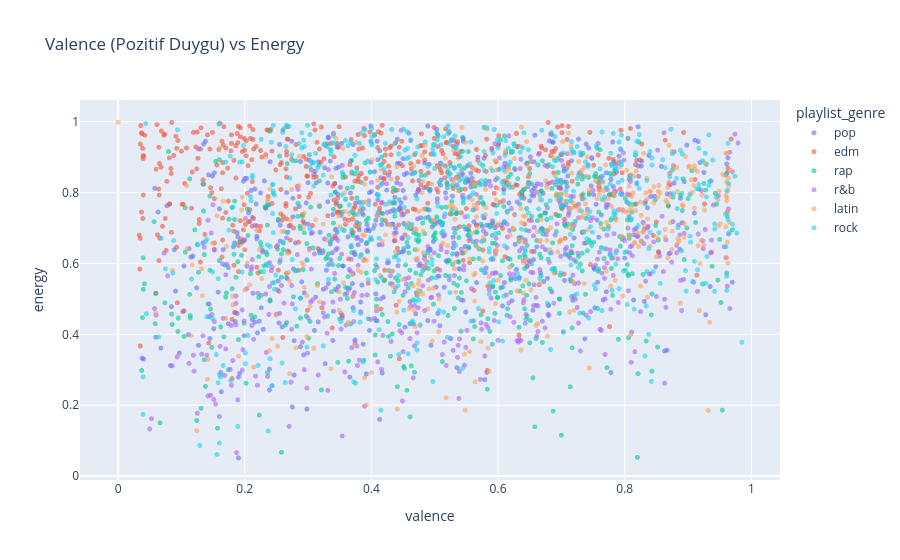

This figure's notebook cell:
### Markdown cell above
### Etkileşimli grafik - Plotly scatter (Bonus)

### Code cell
fig = px.scatter(ornek, x="valence", y="energy", color="playlist_genre",
                 hover_data=["track_name", "track_artist"],
                 title="Valence (Pozitif Duygu) vs Energy")
fig.update_traces(marker=dict(size=5, opacity=0.6))
fig.show()

### Figure 1 — Plotly figure (JSON) as saved in the notebook; plotly's stock layout.template omitted (floating-point values rounded to 4 significant figures; data arrays with more than 128 entries replaced by an {"elided": "..."} marker saying what was removed)
{"data": [{"customdata": {"elided": "497x2 str values"}, "hovertemplate": "playlist_genre=pop<br>valence=%{x}<br>energy=%{y}<br>track_name=%{customdata[0]}<br>track_artist=%{customdata[1]}<extra></extra>", "legendgroup": "pop", "marker": {"color": "#636efa", "opacity": 0.6, "size": 5, "symbol": "circle"}, "mode": "markers", "name": "pop", "showlegend": true, "type": "scattergl", "x": {"elided": "497 float values"}, "xaxis": "x", "y": {"elided": "497 float values"}, "yaxis": "y"}, {"customdata": {"elided": "490x2 str values"}, "hovertemplate": "playlist_genre=edm<br>valence=%{x}<br>energy=%{y}<br>track_name=%{customdata[0]}<br>track_artist=%{customdata[1]}<extra></extra>", "legendgroup": "edm", "marker": {"color": "#EF553B", "opacity": 0.6, "size": 5, "symbol": "circle"}, "mode": "markers", "name": "edm", "showlegend": true, "type": "scattergl", "x": {"elided": "490 float values"}, "xaxis": "x", "y": {"elided": "490 float values"}, "yaxis": "y"}, {"customdata": {"elided": "580x2 str values"}, "hovertemplate": "playlist_genre=rap<br>valence=%{x}<br>energy=%{y}<br>track_name=%{customdata[0]}<br>track_artist=%{customdata[1]}<extra></extra>", "legendgroup": "rap", "marker": {"color": "#00cc96", "opacity": 0.6, "size": 5, "symbol": "circle"}, "mode": "markers", "name": "rap", "showlegend": true, "type": "scattergl", "x": {"elided": "580 float values"}, "xaxis": "x", "y": {"elided": "580 float values"}, "yaxis": "y"}, {"customdata": {"elided": "490x2 str values"}, "hovertemplate": "playlist_genre=r&b<br>valence=%{x}<br>energy=%{y}<br>track_name=%{customdata[0]}<br>track_artist=%{customdata[1]}<extra></extra>", "legendgroup": "r&b", "marker": {"color": "#ab63fa", "opacity": 0.6, "size": 5, "symbol": "circle"}, "mode": "markers", "name": "r&b", "showlegend": true, "type": "scattergl", "x": {"elided": "490 float values"}, "xaxis": "x", "y": {"elided": "490 float values"}, "yaxis": "y"}, {"customdata": {"elided": "449x2 str values"}, "hovertemplate": "playlist_genre=latin<br>valence=%{x}<br>energy=%{y}<br>track_name=%{customdata[0]}<br>track_artist=%{customdata[1]}<extra></extra>", "legendgroup": "latin", "marker": {"color": "#FFA15A", "opacity": 0.6, "size": 5, "symbol": "circle"}, "mode": "markers", "name": "latin", "showlegend": true, "type": "scattergl", "x": {"elided": "449 float values"}, "xaxis": "x", "y": {"elided": "449 float values"}, "yaxis": "y"}, {"customdata": {"elided": "494x2 str values"}, "hovertemplate": "playlist_genre=rock<br>valence=%{x}<br>energy=%{y}<br>track_name=%{customdata[0]}<br>track_artist=%{customdata[1]}<extra></extra>", "legendgroup": "rock", "marker": {"color": "#19d3f3", "opacity": 0.6, "size": 5, "symbol": "circle"}, "mode": "markers", "name": "rock", "showlegend": true, "type": "scattergl", "x": {"elided": "494 float values"}, "xaxis": "x", "y": {"elided": "494 float values"}, "yaxis": "y"}], "layout": {"legend": {"title": {"text": "playlist_genre"}, "tracegroupgap": 0}, "title": {"text": "Valence (Pozitif Duygu) vs Energy"}, "xaxis": {"anchor": "y", "domain": [0, 1], "title": {"text": "valence"}}, "yaxis": {"anchor": "x", "domain": [0, 1], "title": {"text": "energy"}}}}
